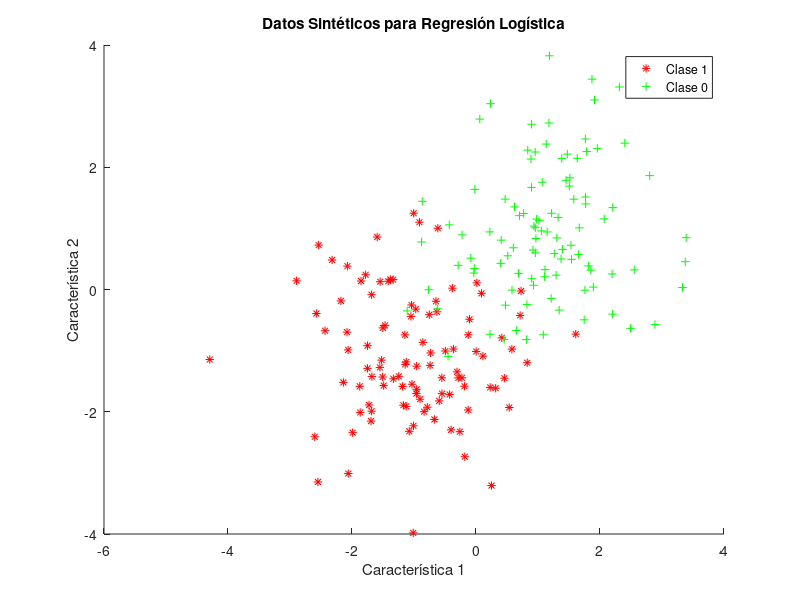

This figure's MATLAB source: (Note: this script raises an error after producing the figure.)
% Generar datos sintéticos
rng(0); % Para reproducibilidad
n = 100; % Número de muestras por clase
X = [randn(n, 2) + 1; randn(n, 2) - 1]; % Características
y = [ones(n, 1); zeros(n, 1)]; % Etiquetas

% Visualizar los datos
figure;
gscatter(X(:,1), X(:,2), y, 'rg', '*+');
xlabel('Característica 1');
ylabel('Característica 2');
title('Datos Sintéticos para Regresión Logística');
legend({'Clase 1', 'Clase 0'}, 'Location', 'best');

% Convertir los datos a una tabla
data = array2table(X, 'VariableNames', {'Caracteristica1', 'Caracteristica2'});
data.Respuesta = y;

% Ajustar el modelo de regresión logística
modelo = fitglm(data, 'Respuesta ~ Caracteristica1 + Caracteristica2', 'Distribution', 'binomial');

% Mostrar el resumen del modelo
disp(modelo);

% Predecir las probabilidades
probabilidades = predict(modelo, data);

% Convertir probabilidades a etiquetas (0 o 1) con un umbral de 0.5
predicciones = round(probabilidades);

% Evaluar la precisión del modelo
precision = mean(predicciones == y);
fprintf('Precisión del Modelo: %.2f%%\n', precision * 100);

% Visualizar las predicciones
figure;
gscatter(X(:,1), X(:,2), predicciones, 'rg', '*+');
xlabel('Característica 1');
ylabel('Característica 2');
title('Predicciones del Modelo de Regresión Logística');
legend({'Predicción Clase 1', 'Predicción Clase 0'}, 'Location', 'best');